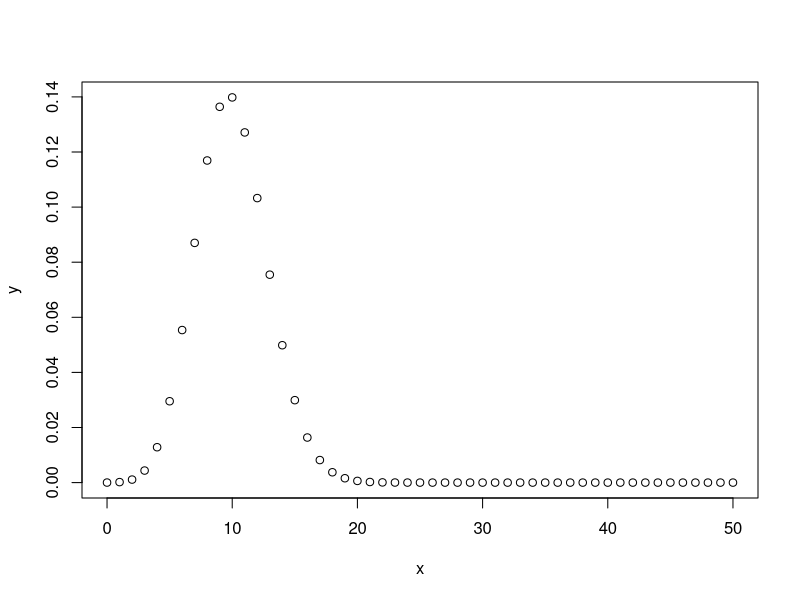
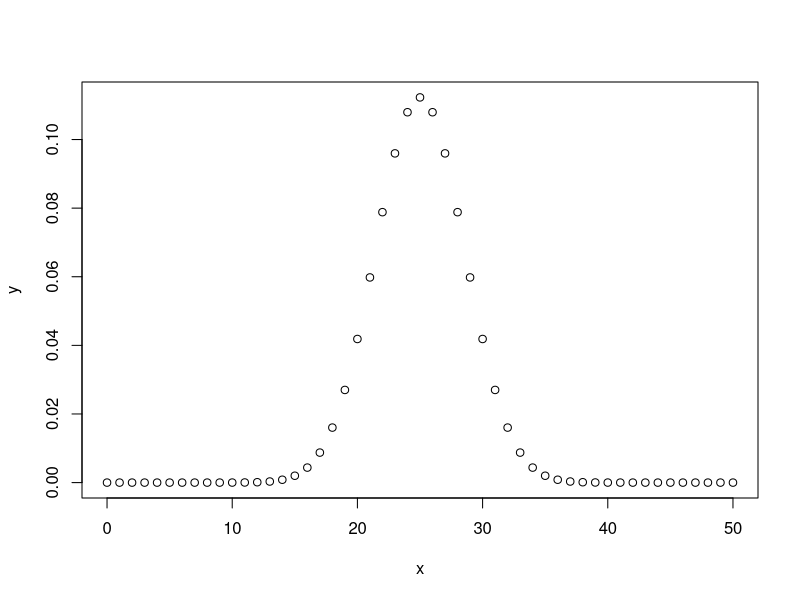

R code for these plots, in order:
#3.11.2017 
#week5
#Discrete random variables
#Mean and variance:
#mu=Ex=sum(x f_X)
#sigma^2 = sum(x-mu)^2*f_X, sigma - standard deviation


#DISCRETE DRAWINGS WITH SUBSTITUTING
#Binomial distribution: mu=np, sigma^2 = npq

#dbinom - density
#pbinom - distribution function
#qbinom - quantile
#rbinom - random variable generator

#Binomial distribution
x=seq(0,50,by=1)
#probability for success = 0.2:
y=dbinom(x,50,0.2)
plot(x,y)

#Cumulative distribution P(X<=k)=sum(dbinom(c(1:24), 50,1/2)):
y=dbinom(x, 50, 0.5)
plot(x,y)
sum(dbinom(c(1:24), 50, 1/2))
pbinom(24,50,0.5)

#Find a random variable from the distribution - with qbinom():
qbinom(0.4438624, 50, 1/2)
qbinom(0.5561376, 50, 1/2)

#Generate binomial random variables:
rbinom(5,10,0.2)
rbinom(5,100,0.2)


#Negative binomial distribution nbinom()
#Binomial trials until successes = r. (Counts the unsuccessful trials until the r-th success).
#When r=1 -> Geometrical distribution.


#task2
#2 boxes with 50 mateches each
#n=50
#k=100-21=79
#C_(n+n-k)^(n) *(1/2^n)*(1/2^(n-k))
n=50
k=21
(1/(2^(n)))*(1/(2^(n-k)))*choose(n+n-k,n)

choose(100-21, 50)*2^(21-100)
#distribution
dbinom(29, 79, 1/2)


#task3 - negative binomial; head and tales
v1=dnbinom(1,2,1/2)
v1
v2=dnbinom(2,2,1/2)
v2
v3=dnbinom(3,2,1/2)
v3
v4=dnbinom(4,2,1/2)
v4
#so far, n <= 6 6
#for n>=7:
d1=pnbinom(4, 2, 1/2, lower.tail=FALSE)
d1
#on each throw $5, capital $25

#p = 2/5
w1=dnbinom(1,2,2/5)
w1
w2=dnbinom(2,2,2/5)
w2
w3=dnbinom(3,2,2/5)
w3
w4=dnbinom(4,2,2/5)
w4

V=matrix(c(v1, w1, (1-v1), (1-w1), v2, w2, (1-v2), (1-w2), v3, w3, (1-v3), (1-w3), v4, w4, (1-v4), (1-w4)),nrow=4,ncol=4)
V
#This could be done with apply()
#Shift on the odds ratio and on the distriution in x direction


#task4, negative binomial
#basketball player
p=0.7
r=3
qnbinom(1-0.18522,3,0.7)
#2+3=5 minimum number of trials in order for us to have 3 successes.





#DISCRETE DRAWINGS WITHOUT SUBSTITUTING
#Hypergeometric distribution - choose n-"good" and m-"bad" among m+n options
#dhyper(d density, p prob.distr., q quantil, r random distr.)
#example: we have n=N=6, r=36, m=r-N=30
success=c(0:6)
dhyper(success,6,30,6)


#Poisson distribution - a binomial trial with very low probability, for example p<=0.1; np=lambda=const.
ppois(16,lambda=12)

#Odd=p/q (number of successes divided by number of unsuccesses)


#task5 social sample, 100 people among 600000, f=40%, m=60%
#P(F<=35)=?

phyper(35, 0.4*600000, 0.6*600000, 100)
#phyper(35, 0.4*600000, 0.6*600000, 100, lower.tail = FALSE)
pop=rep(c(0,1), c(360000,240000))
mean(pop)
sample(pop, 100)
sum(sample(pop, 100))
sample(pop, 100)
sum(sample(pop, 100))

s=sapply(1:1000, function(x)(sum(sample(pop, 100))))
#s - vector of 1000 randomly distributed samples
s [s<=35]
length(s [s<=35])

#empirical value:
length(s [s<=35])/1000
#Theoretical probability = 0.1794
#Monte-Carlo


#Marginal probabilities - In the joint distribution of X, Y, sum a row and a column and you get marginal probabilities.



#10.11.2017 
#week6
#task6
#6.1 P(X=2)
dpois(2, lambda=10)
#6.2 P(X<2)
ppois(2, 10, lower.tail = FALSE)
#6.3 P(X<=2)
ppois(2, 10)


#task1 Deck of cards, P(5th card is Ace)=? something/C^4_52
choose(47,3)/choose(52,4)
#solve with distributions?


